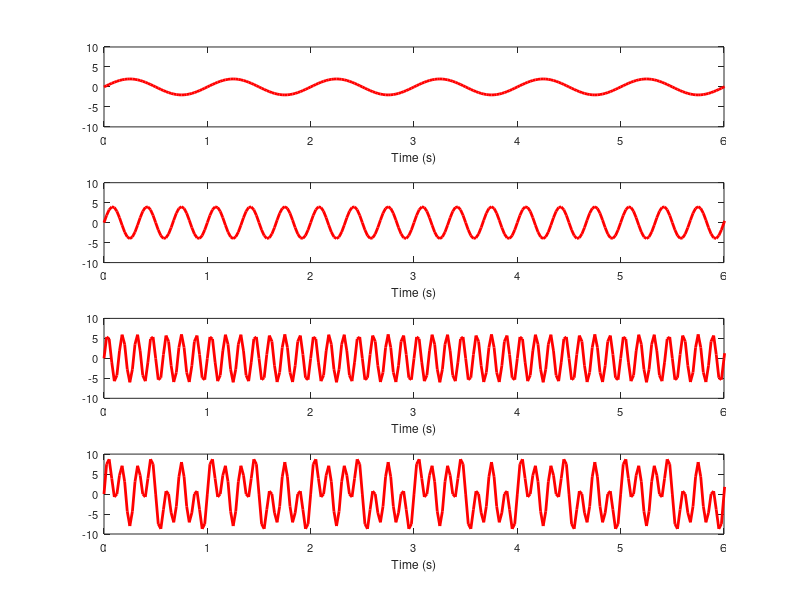
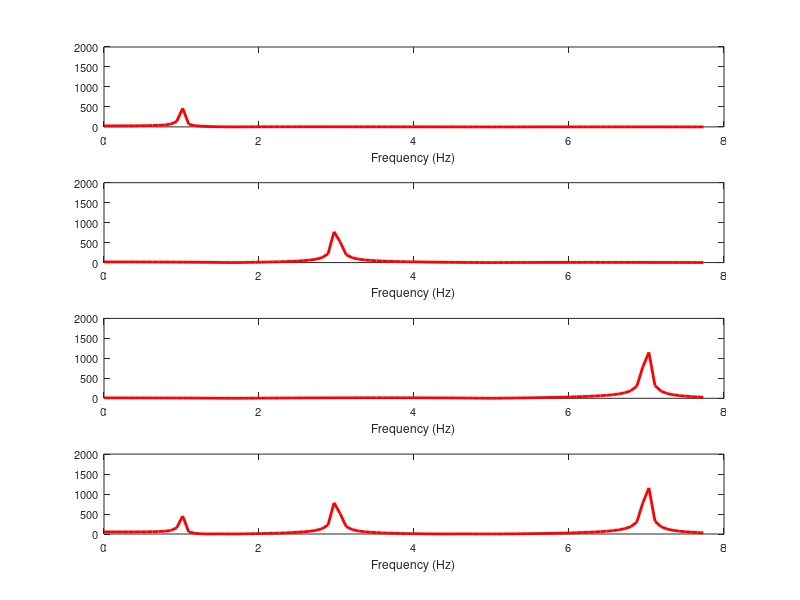

Write MATLAB code to recreate these figures, in order.
clc % clear command prompt
clear all % clear all previous data
close all % close all figure
sampleFreq=40; % 40Hz
Ts= 1/sampleFreq;
L = 500; % Length of signal 
t = (0:L-1)*Ts; % 1000 time points
 
NFFT = 2^nextpow2(L);
f = sampleFreq/2*linspace(0,1,NFFT/2+1);
 
% (could be x) 0 to 3s
f1=1; %frequency in cycles per second (Hertz)
f2=3;
f3=7;

 
y1=2*sin(2*pi*f1*t); % Observations or data at each interval t
y2=4*sin(2*pi*f2*t);
y3=6*sin(2*pi*f3*t);


figure
N =8; %fontsize
thk= 2;

% time series
subplot(4,1,1)
plot(t,y1, 'r', 'LineWidth',thk);  % plot the data
axis([0,6,-10,10])
xlabel('Time (s)')
 set(gca,'FontSize',N)

subplot(4,1,2)
plot(t,y2 ,'r', 'LineWidth',thk);  % plot the data
axis([0,6,-10,10])
xlabel('Time (s)')
 set(gca,'FontSize',N)

subplot(4,1,3)
plot(t,y3 ,'r', 'LineWidth',thk);  % plot the data
axis([0,6,-10,10])
xlabel('Time (s)')
 set(gca,'FontSize',N)
 
ytotal=y1+y2+y3;
subplot(4,1,4)
plot(t,ytotal ,'r', 'LineWidth',thk);  % plot the data
axis([0,6,-10,10])
xlabel('Time (s)')
 set(gca,'FontSize',N)

% FFTs
figure
Y1 = fft(y1 , NFFT);
Y2 = fft(y2 , NFFT);
Y3 = fft(y3 , NFFT);
YT = fft(ytotal,NFFT);

subplot(4,1,1)
plot(f(1:L/5),abs(Y1(1:L/5)) ,'r', 'LineWidth',thk);
axis([0,8,0,2000])
xlabel('Frequency (Hz)')
 set(gca,'FontSize',N)


subplot(4,1,2)
plot(f(1:L/5),abs(Y2(1:L/5)) ,'r', 'LineWidth',thk);
axis([0,8,0,2000])
xlabel('Frequency (Hz)')
 set(gca,'FontSize',N)


subplot(4,1,3)
plot(f(1:L/5),abs(Y3(1:L/5)) ,'r', 'LineWidth',thk);
axis([0,8,0,2000])
xlabel('Frequency (Hz)')
set(gca,'FontSize',N)

subplot(4,1,4)
plot(f(1:L/5),abs(YT(1:L/5)) ,'r', 'LineWidth',thk);
axis([0,8,0,2000])
xlabel('Frequency (Hz)')
 set(gca,'FontSize',N)



% Not using this
%{
figure
axis([0,6,-10,10])
subplot(4,1,2)
plot(t,y2);  % plot the data
axis([0,6,-10,10])

subplot(4,1,3)
plot(t,y3);  % plot the data
axis([0,6,-10,10])

ytotal=y1+y2+y3;
subplot(4,1,4)
plot(t,ytotal);  % plot the data
axis([0,6,-10,10])





ytotal =y1+y2+y3;
Y3 = fft(ytotal,NFFT);
subplot(4,1,2)
 
 
plot(f(1:L/5),abs(Y3(1:L/5)));
 
 
plot(t,ytotal);  % plot the data
xlabel ('Time (seconds)'); %label the data
ylabel('Amplitude'); %
title('plot of y1+y2+y3')
ytotal =y1+y2+y3+y4;
Y4 = fft(ytotal,NFFT);
 
subplot(3,1,3)
 
plot(t,ytotal);  % plot the data
xlabel ('Time (seconds)'); %label the data
ylabel('Amplitude'); %
title('plot of y1+y2+y3+y4')
 
%figure
subplot(3,1,1)
plot(f(1:L/5),abs(Y2(1:L/5)));
ylabel('ABS Amp'); %
subplot(3,1,2)
plot(f(1:L/5),abs(Y3(1:L/5)));
ylabel('ABS Amp'); %
subplot(3,1,3)
plot(f(1:L/5),abs(Y4(1:L/5)));
xlabel ('Frequency (Hz)'); %label the data
ylabel('ABS Amp'); 
%}
